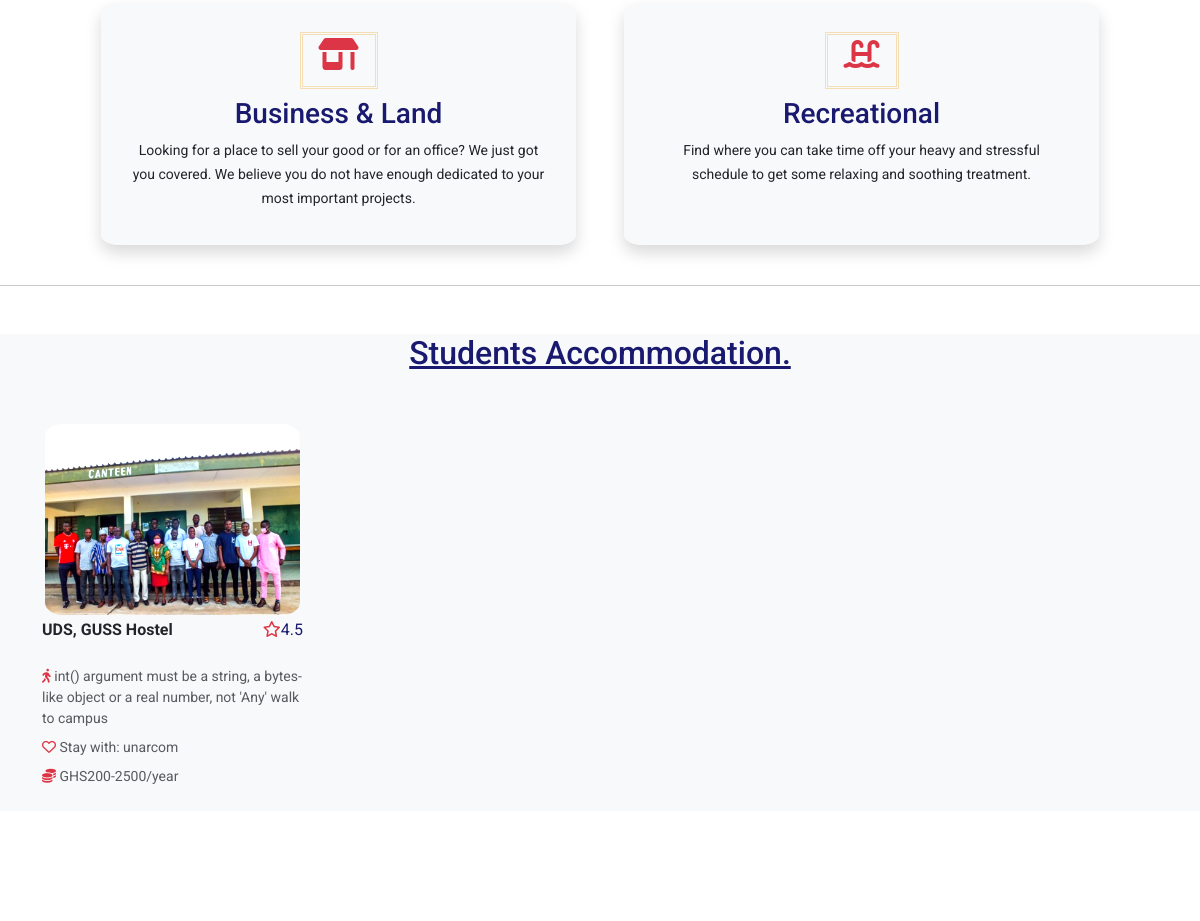
Before: / (middle part) with the older database file.
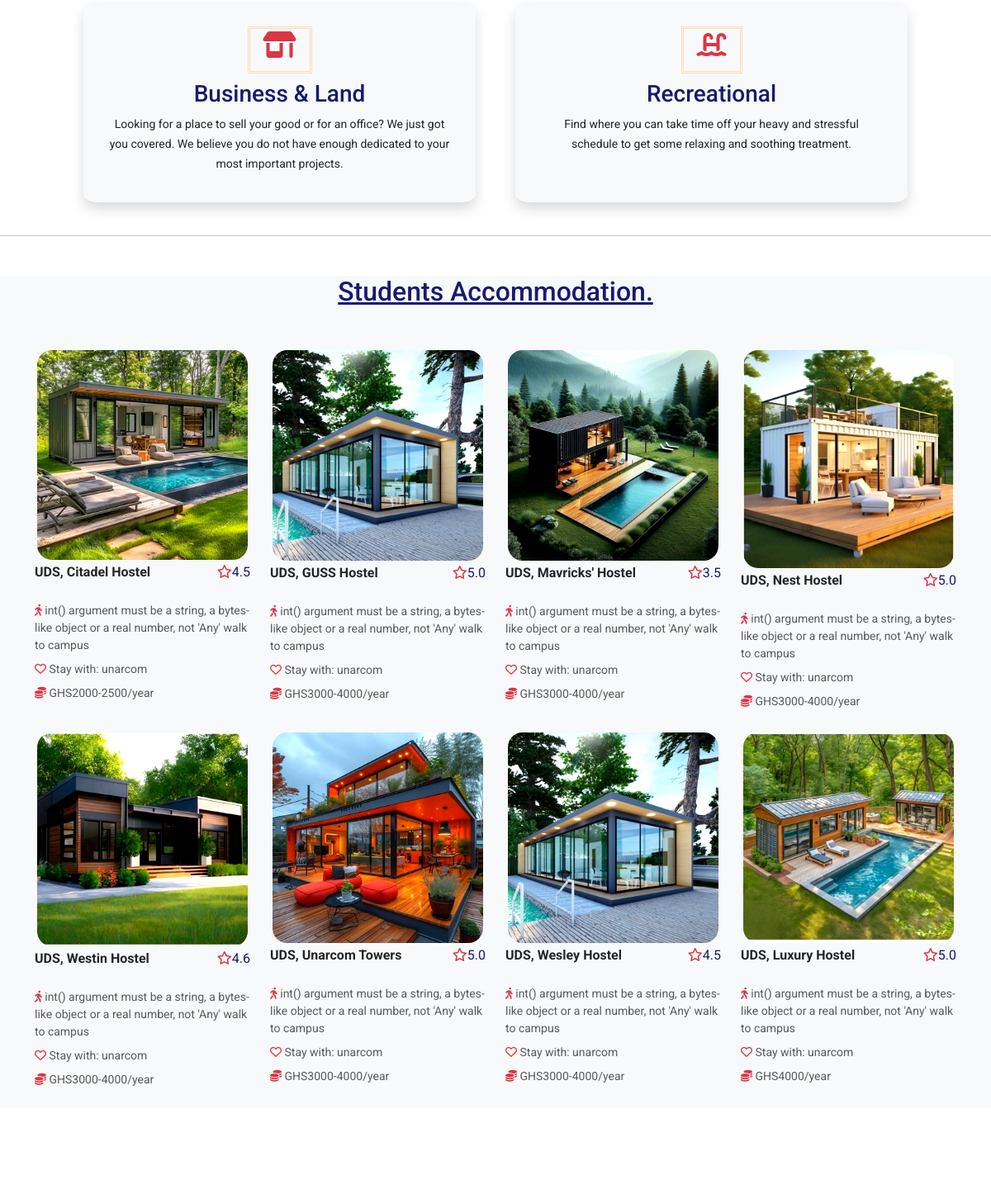
After: the same page with the newer database file.
### hostels/models.py (models this page shows, shortened)
class Hostel(models.Model):
    created_by = models.ForeignKey(user, on_delete=models.CASCADE)
    owner_name = models.CharField(max_length=100, default='unarcom', help_text='Enter name of hostel owner')
    school = models.ForeignKey(School, on_delete=models.CASCADE)
    campus = models.CharField(max_length=100, default='Main Campus', help_text='Enter campus the hostel is located')
    hostel_name = models.CharField(max_length=50, default='unnamed hostel')
    contact = models.CharField(help_text='0589 693 6595', max_length=10)
    display_image = models.ImageField(blank=True, upload_to='unarcom/hostel/images', default=None)
    date_added = models.DateTimeField(default=timezone.now)
    no_of_rooms = models.PositiveIntegerField(help_text='E.g 20')
    description = RichTextUploadingField()
    hostel_coordinates = models.CharField(max_length=100, help_text='latitude, longitude')
    cost_range = models.CharField(max_length=200, help_text='4500')
    duration_of_rent = models.PositiveIntegerField(help_text='2')
    wifi = models.CharField(max_length=50)
    amenities = models.ManyToManyField(Amenities)
    account_number = models.CharField(max_length=100, null=True, blank=True)
    account_name = models.CharField(max_length=100)
    rating = models.DecimalField(max_digits=10, decimal_places=1)
    '''
    trimming images to an appropriate size before saving to the database
    '''
    '''
    a method to get the cost of a romm
    '''
    '''
    calculating the distance of the hostel to the campus
    '''
    def get_dist(self):
        try:
            time_to_walk = calc_distance(hostel_coordinates=self.hostel_coordinates, school_coordinates=self.school.school_coordinates)
        except Exception as e:
            return e
        return time_to_walk

class School(models.Model):
    name = models.CharField(max_length=100)
    city = models.CharField(max_length=100)
    region = models.CharField(max_length=100)
    school_coordinates = models.CharField(max_length=100)
    '''
    return the name of the school
    '''

### hostels/views.py (the view)
# urls.py: path('', HomeView.as_view(), name='home'),
class HomeView(ListView):
    model = Hostel
    template_name = 'hostels/index.html'
    context_object_name = 'hostels'
    slug_url_kwarg = 'pk'
    def get_context_data(self, **kwargs):
        context = super(HomeView, self).get_context_data(**kwargs)
        context['hostels'] = context['hostels'][0:12]
        ip = find_ip_address(self.request)
        print(f'Your IP is: {ip}')
        return context

### hostels/distance.py (called while the page is built)
def calc_distance(hostel_coordinates, school_coordinates):
	lat, longi = school_coordinates.split(',')
	'''
	converting str points to float
	'''
	lat = float(lat)
	longi = float(longi)
	host_lat, host_longi = hostel_coordinates.split(',')
	host_lat = float(host_lat)
	host_longi = float(host_longi)
	geod = Geodesic.WGS84
	res = geod.Inverse(lat, longi, host_lat, host_longi)
	'''
	assume an average person walks 80m in a minute
	'''
	dist = res['s12']
	average_walking_time = int(dist / 80)
	return f'{average_walking_time} mins'

def find_ip_address(request):
	x_forwarded_for = request.META.get('HTTP_X_FORWARDED_FOR')
	if x_forwarded_for:
		ip = x_forwarded_for.split(',')[0]
		return ip
	else:
		ip = request.META.get('REMOTE_ADDR')
		return ip

### hostels/templates/hostels/index.html (shortened to what this page needs)
{% extends 'hostels/base.html' %} {% load static %}  {% block content %}
<section class="mt-5">
  <div class="container">
    <div class="row d-flex justify-content-center sm-margin">
      <div
        class="col-md-5 m-4 py-3 d-hover bg-light shadow d-flex justify-content-center"
        data-aos="fade-up"
      >
        <a href="{% url 'lands' %}" class="text-center service-link p-3">
          <div>
            <span class="border-icon p-3">
              <i class="fa-solid fa-shop fa-2x text-danger"></i>
            </span>
          </div>
          <h3 class="pt-1 mt-2 pt-3">Business & Land</h3>
          <small class="text-dark text-center"
            >Looking for a place to sell your good or for an office? We just got
            you covered. We believe you do not have enough dedicated to your
            most important projects.</small
          >
        </a>
      </div>
      <div
        class="col-md-5 m-4 py-3 d-hover bg-light shadow d-flex justify-content-center"
        data-aos="fade-up"
      >
        <a href="{% url 'recreational' %}" class="text-center service-link p-3">
          <div>
            <span class="border-icon p-3">
              <i class="fa-solid fa-water-ladder fa-2x text-danger"></i>
            </span>
          </div>
          <h3 class="pt-1 mt-2 pt-3">Recreational</h3>
          <small class="text-dark text-center"
            >Find where you can take time off your heavy and stressful schedule
            to get some relaxing and soothing treatment.</small
          >
        </a>
      </div>
    </div>
  </div>
</section>
<hr />
<section class="mt-5 mb-3 bg-light">
  <div class="container">
    <h2 class="text-capitalize text-decoration-underline text-center mb-4 pb-4">
      students Accommodation.
    </h2>
    <div class="row d-flex justify-content-between">
      {% for hostel in hostels %} {% if not hostel.no_of_rooms == 0 %}
      <div
        class="col-md-6 col-lg-3 mb-4 g-font d-flex justify-content-center"
        data-aos="fade-up"
      >
        <a href="{% url 'hostel-details' hostel.pk hostel.hostel_name %}">
          <img src="{{hostel.display_image.url}}" class="round img-fluid shade" />
          <div class="d-flex justify-content-between pb-0 mb-0">
            <p class="text-start fw-bold text-capitalize text-dark">
              {{hostel.school.name}}, {{hostel.hostel_name}}
            </p>
            <span
              ><i class="fa-regular fa-star text-danger"></i
              >{{hostel.rating}}</span
            >
          </div>
          <small class="d-block text-start text-muted mt-2"
            ><i class="fa-solid fa-person-walking text-danger"></i>
            {{hostel.get_dist}} walk to campus</small
          >
          <small class="d-block text-start text-muted mt-2"
            ><i class="fa-regular fa-heart text-danger"></i> Stay with:
            {{hostel.owner_name}}</small
          >
          <small class="d-block text-start text-muted mt-2"
            ><i class="fa-solid fa-coins text-danger"></i>
            GHS{{hostel.cost_range}}/year</small
          >
        </a>
      </div>
      {% else %}
      <div class="container">
        <p class="text-dark fw-bold">
          All rooms are fully booked. Check back in a few days
        </p>
      </div>
      {% endif %} {% empty %}
      <div class="text-center">
        <small>No hostel posted yet</small>
      </div>
      {% endfor %}
    </div>
  </div>
</section>
{% endblock %}

Changed rows visible on the page:
removed Hostel: display_image (picture), school.name "UDS", hostel_name "GUSS Hostel", rating "4.5", get_dist "int() argument must be a string, a bytes-like object or a real number, not 'Any'", owner_name "unarcom", cost_range "200-2500"
added Hostel: display_image (picture), school.name "UDS", hostel_name "Citadel Hostel", rating "4.5", get_dist "int() argument must be a string, a bytes-like object or a real number, not 'Any'", owner_name "unarcom", cost_range "2000-2500"
added Hostel: display_image (picture), school.name "UDS", hostel_name "GUSS Hostel", rating "5.0", get_dist "int() argument must be a string, a bytes-like object or a real number, not 'Any'", owner_name "unarcom", cost_range "3000-4000"
added Hostel: display_image (picture), school.name "UDS", hostel_name "Mavricks' Hostel", rating "3.5", get_dist "int() argument must be a string, a bytes-like object or a real number, not 'Any'", owner_name "unarcom", cost_range "3000-4000"
added Hostel: display_image (picture), school.name "UDS", hostel_name "Nest Hostel", rating "5.0", get_dist "int() argument must be a string, a bytes-like object or a real number, not 'Any'", owner_name "unarcom", cost_range "3000-4000"
added Hostel: display_image (picture), school.name "UDS", hostel_name "Westin Hostel", rating "4.6", get_dist "int() argument must be a string, a bytes-like object or a real number, not 'Any'", owner_name "unarcom", cost_range "3000-4000"
added Hostel: display_image (picture), school.name "UDS", hostel_name "Unarcom Towers", rating "5.0", get_dist "int() argument must be a string, a bytes-like object or a real number, not 'Any'", owner_name "unarcom", cost_range "3000-4000"
added Hostel: display_image (picture), school.name "UDS", hostel_name "Wesley Hostel", rating "4.5", get_dist "int() argument must be a string, a bytes-like object or a real number, not 'Any'", owner_name "unarcom", cost_range "3000-4000"
added Hostel: display_image (picture), school.name "UDS", hostel_name "Luxury Hostel", rating "5.0", get_dist "int() argument must be a string, a bytes-like object or a real number, not 'Any'", owner_name "unarcom", cost_range "4000"
